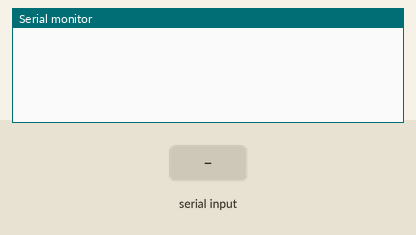
The sketch below on a simulated Arduino Uno, built with avr-gcc and run on an emulated ATmega328P. Shown: the last lines printed to the serial monitor. The test bench sets the inputs (shaded band).

Above: at 1.2 s.
1.3 s: "1" received over Serial
At 1.7 s:
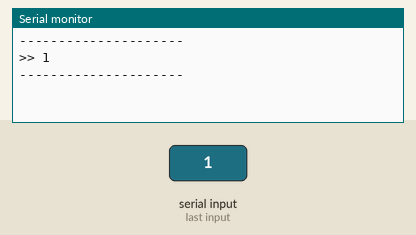
2.8 s: "1" received over the second serial link
At 3.6 s:
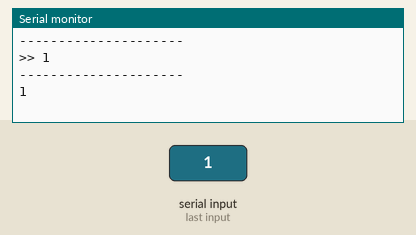
4.3 s: "0" received over Serial
At 5.2 s:
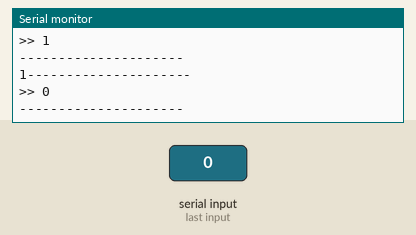
5.8 s: "0" received over the second serial link
At 7.1 s:
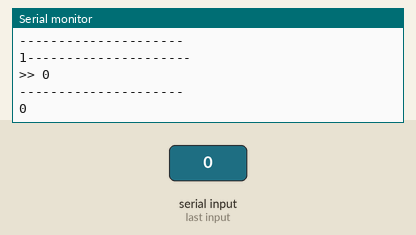

Measured:
- after the input at 1.3 s, the serial monitor: prints a new line at once (image 1)
- after the input at 2.8 s, the serial monitor: prints a new line at once (image 2)
- after the input at 4.3 s, the serial monitor: prints a new line at once (image 3)
- after the input at 5.8 s, the serial monitor: prints a new line at once (image 4)

The sketch:

espviauno.ino
```cpp
#include "SoftwareSerial.h"

SoftwareSerial esp8266(6, 7); // RX, TX

void setup()
{
  Serial.begin(115200); // serial port used for debugging
  esp8266.begin(9600);  // your ESP's baud rate might be different
}

void loop()
{
  if(esp8266.available())  // check if the ESP is sending a message
  {
    while(esp8266.available())
    {
      char c = esp8266.read();  // read the next character.
      Serial.write(c);  // writes data to the serial monitor
    }
  }

  if(Serial.available())
  {
    delay(10);  // wait to let all the input command in the serial buffer

    // read the input command in a string
    String cmd = "";
    while(Serial.available())
    {
      cmd += (char)Serial.read();
    }

    // print the command and send it to the ESP
    Serial.println("---------------------");
    Serial.print(">> ");
    Serial.println(cmd);
    Serial.println("---------------------");
    esp8266.println(cmd); // send the read character to the esp8266
  }
}
```
